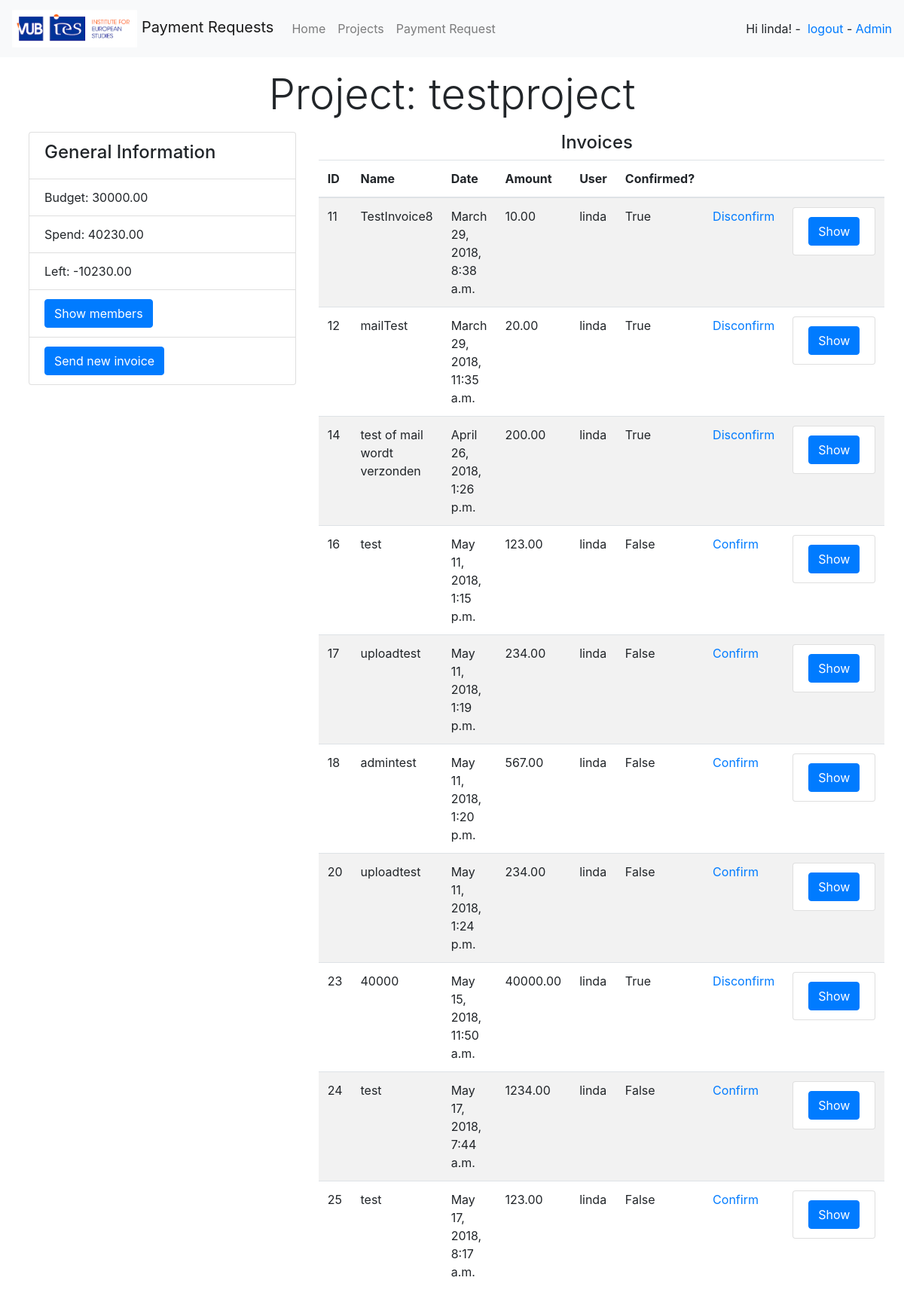
The page /project/1/ (signed in) on the database its author committed.
### projects/models.py (models this page shows, shortened)
class Project(models.Model):
    name = models.CharField(max_length=100)
    budget = models.DecimalField(max_digits=10, decimal_places=2, default=0)
    spend = models.DecimalField(max_digits=10, decimal_places=2, default=0)
    def left(self):
        return self.budget - self.spend

class Invoices(models.Model):
    name = models.CharField(max_length=100)
    iban = models.CharField(max_length=100)
    bicc = models.CharField(max_length=100, blank=True, null=True)
    amount = models.DecimalField(max_digits=10, decimal_places=2, default=0)
    project = models.ForeignKey('Project', on_delete=models.CASCADE)
    user = models.ForeignKey(User, on_delete=models.SET_NULL, blank=True, null=True)
    submission_date = models.DateTimeField(auto_now_add=True)
    Confirmed = models.BooleanField(default=False)
    invoice = models.FileField(upload_to=get_image_path)
    __original_Confirmed = None                          # to test if confirmed is changed
    __original_project = None                            # to test if project is changed
    def __init__(self, *args, **kwargs):
        super(Invoices, self).__init__(*args, **kwargs)

### projects/views.py (the view)
# urls.py: url(r'^project/(?P<pid>[0-9]+)/$', views.single_project, name='single_project'),
def single_project(request, pid):
    project = Project.objects.get(id=pid)
    invoices = None
    members = None
    upr = None
    ur = False
    op = False
    if request.user.is_authenticated:
        upr = UserProjectRights.objects.filter(user=request.user, project= project)
        if upr != None:
            ur = True
            invoices = Invoices.objects.filter(project=pid)
            members = UserProjectRights.objects.filter(project = project)
    return render(request, 'single_project.html', {'project' : project, 'invoices' : invoices, 'members' : members, 'ur' : upr})

### templates/single_project.html (shortened to what this page needs)
{% extends 'base.html' %}
{% block content %}
    <div class="text-center p-2"> <h1 class="display-4"> Project: {{ project.name }}</h1></div>
{% if user.is_authenticated %}
    {% if ur %}
        <div class="row">
        <div class="col-sm-4">
            <ul class="list-group">
                <li class="list-group-item"> <h4>General Information</h4> </li>
              <li class="list-group-item">Budget: {{ project.budget }}</li>
              <li class="list-group-item">Spend: {{ project.spend }}</li>
              <li class="list-group-item">Left: {{ project.left }}</li>
              <li class="list-group-item"><button type="button" class="btn btn-primary" data-toggle="modal" data-target="#exampleModalLong">
              Show members
            </button></li>
                <li class="list-group-item"><a class="btn btn-primary" href="/paymentrequest/{{ project.id }}" role="button">Send new invoice</a></li>
            </ul>
        </div>
        <div class="col-sm-8">
            <h4 class="text-center">Invoices</h4>
            <table class="table table-striped ">
                      <thead>
                        <tr>
                          <th scope="col">ID</th>
                          <th scope="col">Name</th>
                          <th scope="col">Date</th>
                          <th scope="col">Amount</th>
                          <th scope="col">User</th>
                          <th scope="col">Confirmed?</th>
                          {% if ur.first.rights == 'PO' %}<th scope="col"></th>{% endif %}
                            <th scope="col"></th>
                        </tr>
                      </thead>
                      <tbody>
                      {% for invoice in invoices %}
                        <tr>
                            <td scope="col">{{ invoice.id }}</td>
                            <td scope="col">{{ invoice.name }}</td>
                            <td scope="col">{{ invoice.submission_date}}</td>
                            <td scope="col">{{ invoice.amount}}</td>
                            <td scope="col">{{ invoice.user}}</td>
                            <td scope="col">{{ invoice.Confirmed}}</td>
                        {% if ur.first.rights == 'PO' %}
                            <td scope="col"> {% if invoice.Confirmed %}
                                <a href="/project/{{ project.id }}/invoice/{{ invoice.id }}/disconfirm">Disconfirm</a>
                                {% else %}
                                <a href="/project/{{ project.id }}/invoice/{{ invoice.id }}/confirm">Confirm</a>
                                {% endif %}
                        {% endif %}
                        <td scope="col"> <li class="list-group-item"><button type="button" class="btn btn-primary" data-toggle="modal" data-target="#modal{{ invoice.id }}">
              Show
            </button></li></td>
                            </td>
                        </tr>
                      {% endfor %}
 </tbody>
                          </table>
        </div>
        </div>
        {% else %}
        <div class="alert alert-danger">
        <h4 class="alert-heading">Oops, something went wrong!</h4>
         <p>This page does not exist or you have no rights for this page. </p>
        </div>
        {% endif %}
    {% else %}
        <div class="alert alert-danger">
        <h4 class="alert-heading">Warning!</h4>
         <p>To visit this page please first <a href="{% url 'login' %}" class="alert-link">login</a></p>
        </div>
    {% endif %}
{% endblock %}

### templates/base.html (shortened to what this page needs)
<!DOCTYPE html>
<html lang="en">
<head>
    <link rel="stylesheet" href="https://maxcdn.bootstrapcdn.com/bootstrap/4.0.0/css/bootstrap.min.css">
</head>
<body>
<nav class="navbar navbar-expand-lg navbar-light bg-light">
  <a class="navbar-brand" href="/">{% load static %} <img src="{% static "vubieslogo-smal.png" %}"  height="50" class="d-inline-block " alt="">
   Payment Requests </a>
  <div class="collapse navbar-collapse" id="navbarSupportedContent">
    <ul class="navbar-nav mr-auto">
      <li>
        <a class="nav-link" href="/">Home </a>
      </li>
      <li class="nav-item">
        <a class="nav-link" href="/projects">Projects</a>
      </li>
       <li class="nav-item">
        <a class="nav-link" href="/paymentrequest">Payment Request</a>
      </li>
    </ul>
    {% if user.is_authenticated %}
        Hi {{ user.username }}! - &nbsp;
         <a href="{% url 'logout' %}"> logout </a> &nbsp;-&nbsp;
        {% if user.is_superuser %}<a href="/admin"> Admin </a> {% endif %}
    {% else %}
        <a href="{% url 'login' %}">login</a>
    {% endif %}
  </div>
</nav>
  <div class="container p-2">
    {% block content %}
    {% endblock %}
  </div>
</body>
</html>

### rows shown on the page
Project: name "testproject", budget "30000.00", spend "40230.00", left "-10230.00"
Invoices: id "11", name "TestInvoice8", submission_date "March 29, 2018, 8:38 a.m.", amount "10.00", user "linda", Confirmed "True"
Invoices: id "12", name "mailTest", submission_date "March 29, 2018, 11:35 a.m.", amount "20.00", user "linda", Confirmed "True"
Invoices: id "14", name "test of mail wordt verzonden", submission_date "April 26, 2018, 1:26 p.m.", amount "200.00", user "linda", Confirmed "True"
Invoices: id "16", name "test", submission_date "May 11, 2018, 1:15 p.m.", amount "123.00", user "linda", Confirmed "False"
Invoices: id "17", name "uploadtest", submission_date "May 11, 2018, 1:19 p.m.", amount "234.00", user "linda", Confirmed "False"
Invoices: id "18", name "admintest", submission_date "May 11, 2018, 1:20 p.m.", amount "567.00", user "linda", Confirmed "False"
Invoices: id "20", name "uploadtest", submission_date "May 11, 2018, 1:24 p.m.", amount "234.00", user "linda", Confirmed "False"
Invoices: id "23", name "40000", submission_date "May 15, 2018, 11:50 a.m.", amount "40000.00", user "linda", Confirmed "True"
Invoices: id "24", name "test", submission_date "May 17, 2018, 7:44 a.m.", amount "1234.00", user "linda", Confirmed "False"
Invoices: id "25", name "test", submission_date "May 17, 2018, 8:17 a.m.", amount "123.00", user "linda", Confirmed "False"

### other values the page prints
{{ user.username }} "linda"
